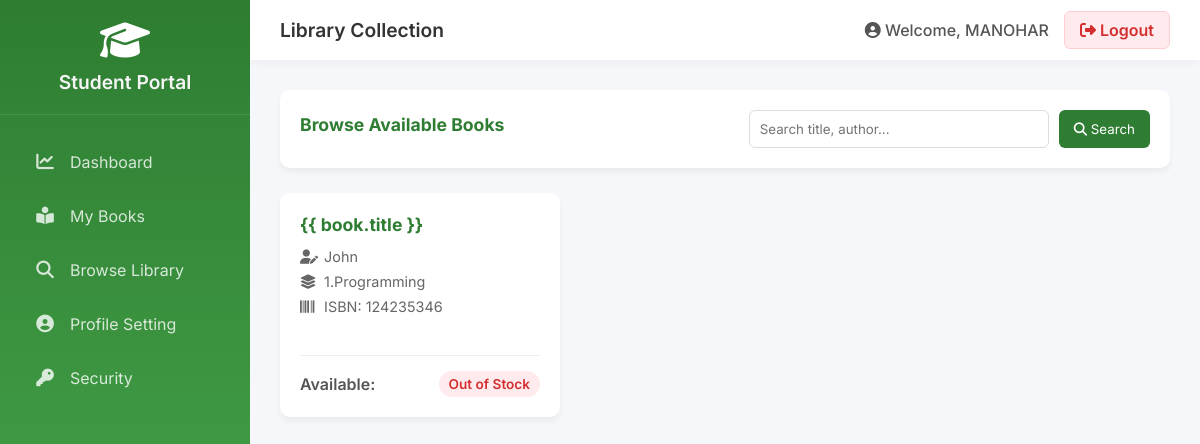
Page /student/library/ (signed in) on the committed database.
### applib/models.py (models this page shows, shortened)
class User(AbstractUser):
    ROLE_CHOICES = (
        ('admin', 'Admin'),
        ('student', 'Student'),
        ('faculty', 'Faculty'),
        ('staff', 'Staff'),
    )
    role = models.CharField(
        max_length=20,
        choices=ROLE_CHOICES,
        default='student'
    )
    identifier = models.CharField(max_length=50, unique=True, null=True, blank=True) # Used for ID/Roll No
    mobile = models.CharField(max_length=15, null=True, blank=True)
    email_verified = models.BooleanField(default=False)
    mobile_verified = models.BooleanField(default=False)

class Book(models.Model):
    title = models.CharField(max_length=200)
    author = models.ForeignKey(Author, on_delete=models.CASCADE)
    category = models.ForeignKey(Category, on_delete=models.SET_NULL, null=True, blank=True)
    isbn = models.CharField(max_length=20, unique=True)
    total_copies = models.IntegerField(default=1)
    available_copies = models.IntegerField(default=1)

class Author(models.Model):
    name = models.CharField(max_length=100, unique=True)
    bio = models.TextField(null=True, blank=True)

class Category(models.Model):
    name = models.CharField(max_length=100, unique=True)
    description = models.TextField(null=True, blank=True)

### applib/views.py (the view, shortened to what this page needs)
# urls.py: path('student/library/', views.student_library, name='student_library'),
@login_required
def student_library(request):
    if request.user.role != 'student':
        return HttpResponse("Unauthorized", status=401)
    query = request.GET.get('q', '').strip()
    books = Book.objects.select_related('author', 'category').all()
    return render(request, 'student_library.html', {'books': books})

### applib/templates/student_library.html (shortened to what this page needs)
{% extends 'base_student.html' %}
{% block page_title %}Library Collection{% endblock %}
{% block content %}
<div class="card" style="display: flex; justify-content: space-between; align-items: center; padding: 20px;">
    <h2 class="card-title" style="margin-bottom: 0; border: none;">Browse Available Books</h2>
    <form method="GET" style="display: flex; gap: 10px;">
        <input type="text" name="q" placeholder="Search title, author..." value="{{ request.GET.q|default:'' }}"
            style="padding: 10px; border: 1px solid #ddd; border-radius: 6px; width: 300px;">
        <button type="submit"
            style="background: var(--primary); color: white; border: none; padding: 10px 15px; border-radius: 6px; cursor: pointer;"><i
                class="fas fa-search"></i> Search</button>
    </form>
</div>
<div class="dashboard-grid" style="grid-template-columns: repeat(auto-fill, minmax(250px, 1fr));">
    {% for book in books %}
    <div class="card" style="padding: 20px; display: flex; flex-direction: column; height: 100%;">
        <div style="flex: 1;">
            <h3 style="color: var(--primary); margin-bottom: 10px; font-size: 1.1rem; line-height: 1.4;">{{ book.title
                }}</h3>
            <p style="color: #666; font-size: 0.9rem; margin-bottom: 8px;"><i class="fas fa-user-edit"
                    style="width: 20px;"></i> {{ book.author.name }}</p>
            <p style="color: #666; font-size: 0.9rem; margin-bottom: 8px;"><i class="fas fa-layer-group"
                    style="width: 20px;"></i> {{ book.category.name }}</p>
            <p style="color: #666; font-size: 0.9rem; margin-bottom: 15px;"><i class="fas fa-barcode"
                    style="width: 20px;"></i> ISBN: {{ book.isbn }}</p>
        </div>
        <div
            style="border-top: 1px solid #eee; padding-top: 15px; margin-top: auto; display: flex; justify-content: space-between; align-items: center;">
            <span style="font-weight: 600; color: #555;">Available:</span>
            {% if book.available_copies > 0 %}
            <span
                style="background: #e8f5e9; color: #2e7d32; padding: 5px 10px; border-radius: 20px; font-size: 0.85rem; font-weight: 600;">{{
                book.available_copies }} Copies</span>
            {% else %}
            <span
                style="background: #ffebee; color: #d32f2f; padding: 5px 10px; border-radius: 20px; font-size: 0.85rem; font-weight: 600;">Out
                of Stock</span>
            {% endif %}
        </div>
    </div>
    {% endfor %}
</div>
{% endblock %}

### applib/templates/base_student.html (shortened to what this page needs)
{% load static %}
<!DOCTYPE html>
<html lang="en">
<head>
    <link rel="stylesheet" href="https://cdnjs.cloudflare.com/ajax/libs/font-awesome/6.4.0/css/all.min.css">
</head>
<body>
    <aside class="sidebar">
        <div class="sidebar-header">
            <i class="fas fa-graduation-cap"></i>
            <h2>Student Portal</h2>
        </div>
        <ul class="nav-menu">
            <li class="nav-item">
                <a href="{% url 'student_dashboard' %}"
                    class="nav-link {% if request.path == '/student-dashboard/' %}active{% endif %}">
                    <i class="fas fa-chart-line"></i> Dashboard
                </a>
            </li>
            <li class="nav-item">
                <a href="#" class="nav-link">
                    <i class="fas fa-book-reader"></i> My Books
                </a>
            </li>
            <li class="nav-item">
                <a href="#" class="nav-link">
                    <i class="fas fa-search"></i> Browse Library
                </a>
            </li>
            <li class="nav-item">
                <a href="#" class="nav-link">
                    <i class="fas fa-user-circle"></i> Profile Setting
                </a>
            </li>
            <li class="nav-item">
                <a href="#" class="nav-link">
                    <i class="fas fa-key"></i> Security
                </a>
            </li>
        </ul>
    </aside>
    <main class="main-content">
        <header class="top-header">
            <div class="header-title">
                {% block page_title %}Dashboard{% endblock %}
            </div>
            <div class="user-profile">
                <span><i class="fas fa-user-circle"></i> Welcome, {{ user.first_name|default:user.username }}</span>
                <a href="{% url 'logout' %}" class="btn-logout"><i class="fas fa-sign-out-alt"></i> Logout</a>
            </div>
        </header>
        <section class="content-area">
            {% block content %}
            {% endblock %}
        </section>
    </main>
</body>
</html>

### applib/templates/base_student.html (style rules this page uses)
:root { --primary: #2e7d32; --secondary: #4caf50; --accent: #ff9800; --text-dark: #333; --text-light: #f4f4f4; --bg-light: #f5f7fa; --sidebar-width: 250px; --header-height: 60px; }
* { margin: 0; padding: 0; box-sizing: border-box; font-family: 'Inter', sans-serif; }
body { background-color: var(--bg-light); display: flex; }
.sidebar { width: var(--sidebar-width); background: linear-gradient(180deg, var(--primary), var(--secondary)); color: var(--text-light); height: 100vh; position: fixed; left: 0; top: 0; overflow-y: auto; transition: all 0.3s; z-index: 1000; }
.sidebar-header { padding: 20px; text-align: center; border-bottom: 1px solid rgba(255, 255, 255, 0.1); }
.sidebar-header h2 { font-size: 1.2rem; margin-top: 10px; font-weight: 600; }
.sidebar-header i { font-size: 2.5rem; color: #fff; }
.nav-menu { list-style: none; padding: 20px 0; }
.nav-item { padding: 5px 20px; }
.nav-link { display: flex; align-items: center; color: rgba(255, 255, 255, 0.8); text-decoration: none; padding: 12px 15px; border-radius: 8px; transition: all 0.3s; }
.nav-link i { margin-right: 15px; width: 20px; text-align: center; font-size: 1.1rem; }
.main-content { flex: 1; margin-left: var(--sidebar-width); min-height: 100vh; display: flex; flex-direction: column; }
.top-header { height: var(--header-height); background: #fff; box-shadow: 0 2px 10px rgba(0, 0, 0, 0.05); display: flex; justify-content: space-between; align-items: center; padding: 0 30px; position: sticky; top: 0; z-index: 999; }
.header-title { font-size: 1.2rem; color: var(--text-dark); font-weight: 600; }
.user-profile { display: flex; align-items: center; gap: 15px; }
.user-profile span { font-weight: 500; color: #555; }
.btn-logout { background: #ffebee; color: #d32f2f; border: 1px solid #ffcdd2; padding: 8px 15px; border-radius: 6px; text-decoration: none; font-weight: 600; transition: all 0.3s; }
.content-area { padding: 30px; flex: 1; }
.card { background: #fff; border-radius: 10px; box-shadow: 0 4px 6px rgba(0, 0, 0, 0.05); padding: 25px; margin-bottom: 25px; }
.card-title { font-size: 1.1rem; color: var(--primary); margin-bottom: 20px; border-bottom: 2px solid #f0f0f0; padding-bottom: 10px; }
.dashboard-grid { display: grid; grid-template-columns: repeat(auto-fit, minmax(280px, 1fr)); gap: 25px; margin-bottom: 30px; }

### rows in the picture
User: first_name "MANOHAR"
Book: author.name "John", category.name "1.Programming", isbn "124235346", available_copies "Out of Stock"
